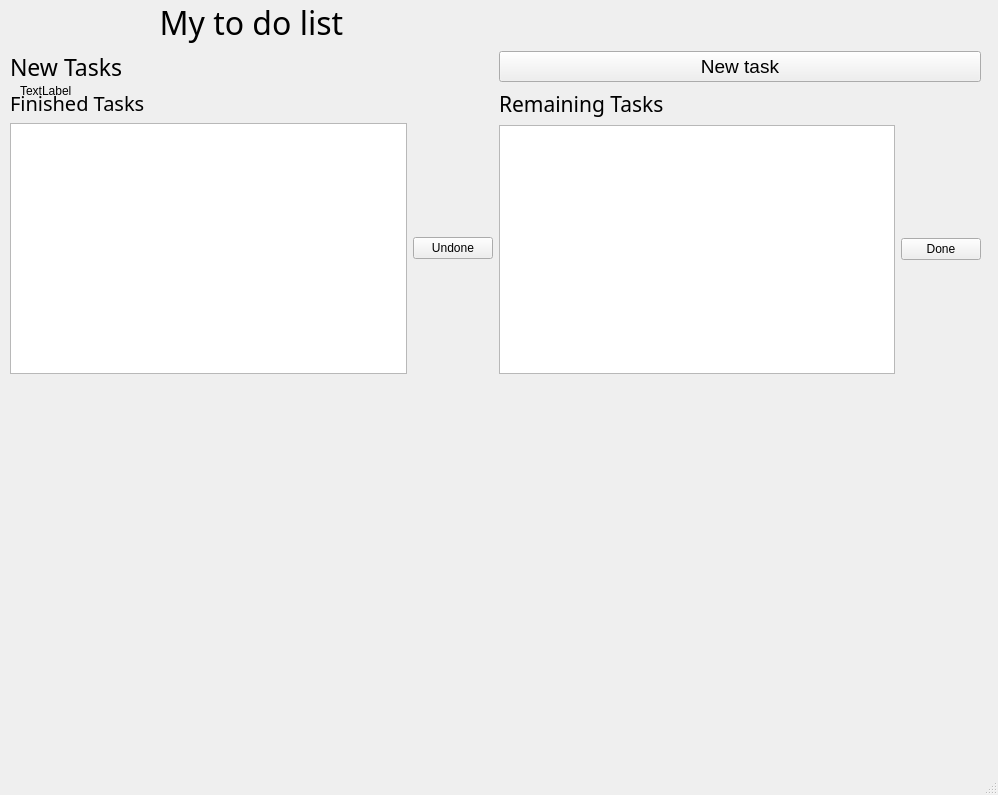
<?xml version="1.0" encoding="UTF-8"?>
<ui version="4.0">
 <class>MainWindow</class>
 <widget class="QMainWindow" name="MainWindow">
  <property name="geometry">
   <rect>
    <x>0</x>
    <y>0</y>
    <width>998</width>
    <height>795</height>
   </rect>
  </property>
  <property name="windowTitle">
   <string>MainWindow</string>
  </property>
  <widget class="QWidget" name="centralwidget">
   <widget class="QLabel" name="label_2">
    <property name="geometry">
     <rect>
      <x>20</x>
      <y>-230</y>
      <width>261</width>
      <height>641</height>
     </rect>
    </property>
    <property name="text">
     <string>TextLabel</string>
    </property>
   </widget>
   <widget class="QWidget" name="">
    <property name="geometry">
     <rect>
      <x>10</x>
      <y>0</y>
      <width>971</width>
      <height>374</height>
     </rect>
    </property>
    <layout class="QVBoxLayout" name="verticalLayout_3">
     <item>
      <widget class="QLabel" name="main_label">
       <property name="font">
        <font>
         <family>Tibetan Machine Uni</family>
         <pointsize>24</pointsize>
        </font>
       </property>
       <property name="text">
        <string>                  My to do list</string>
       </property>
      </widget>
     </item>
     <item>
      <layout class="QHBoxLayout" name="horizontalLayout_4">
       <item>
        <widget class="QLabel" name="new_task">
         <property name="font">
          <font>
           <family>Tibetan Machine Uni</family>
           <pointsize>17</pointsize>
          </font>
         </property>
         <property name="text">
          <string>New Tasks</string>
         </property>
        </widget>
       </item>
       <item>
        <widget class="QPushButton" name="pushButton">
         <property name="font">
          <font>
           <pointsize>14</pointsize>
          </font>
         </property>
         <property name="text">
          <string>New task</string>
         </property>
        </widget>
       </item>
      </layout>
     </item>
     <item>
      <layout class="QHBoxLayout" name="horizontalLayout_3">
       <item>
        <layout class="QVBoxLayout" name="verticalLayout">
         <item>
          <widget class="QLabel" name="finished_task">
           <property name="font">
            <font>
             <family>Tibetan Machine Uni</family>
             <pointsize>15</pointsize>
            </font>
           </property>
           <property name="text">
            <string>Finished Tasks</string>
           </property>
          </widget>
         </item>
         <item>
          <layout class="QHBoxLayout" name="horizontalLayout">
           <item>
            <widget class="QListWidget" name="finished_list"/>
           </item>
           <item>
            <widget class="QPushButton" name="pushButton_2">
             <property name="text">
              <string>Undone</string>
             </property>
            </widget>
           </item>
          </layout>
         </item>
        </layout>
       </item>
       <item>
        <layout class="QVBoxLayout" name="verticalLayout_2">
         <item>
          <widget class="QLabel" name="remaining_task">
           <property name="font">
            <font>
             <family>Tibetan Machine Uni</family>
             <pointsize>16</pointsize>
            </font>
           </property>
           <property name="text">
            <string>Remaining Tasks</string>
           </property>
          </widget>
         </item>
         <item>
          <layout class="QHBoxLayout" name="horizontalLayout_2">
           <item>
            <widget class="QListWidget" name="remaining_list"/>
           </item>
           <item>
            <widget class="QPushButton" name="pushButton_3">
             <property name="text">
              <string>Done</string>
             </property>
            </widget>
           </item>
          </layout>
         </item>
        </layout>
       </item>
      </layout>
     </item>
    </layout>
   </widget>
  </widget>
  <widget class="QMenuBar" name="menubar">
   <property name="geometry">
    <rect>
     <x>0</x>
     <y>0</y>
     <width>998</width>
     <height>22</height>
    </rect>
   </property>
  </widget>
  <widget class="QStatusBar" name="statusbar"/>
 </widget>
 <resources/>
 <connections/>
</ui>
